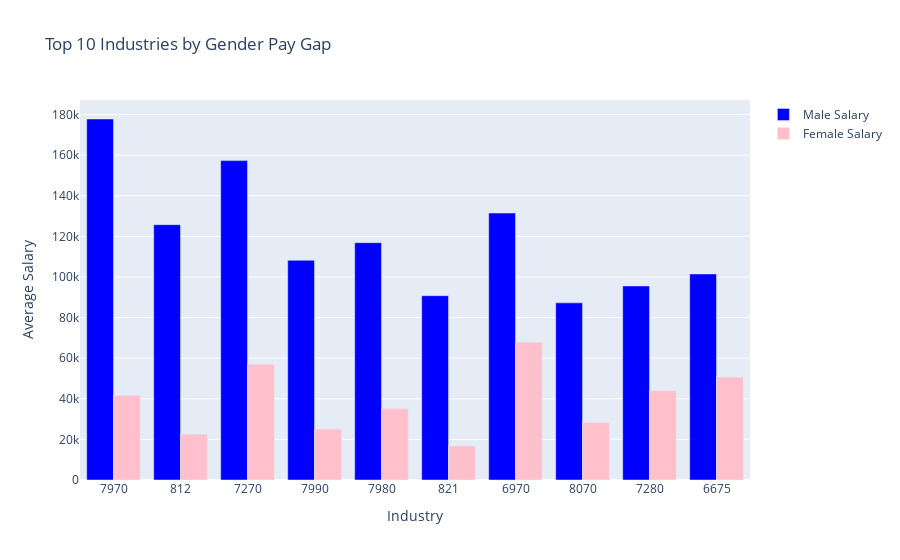

Notebook cell for this chart:
### Code cell
#Group by industry and gender, and calculate the average salary
grouped_data = (combined_df
                .groupBy('ind', 'sex_1')
                .agg(F.mean('incwage').alias('avg_incwage')))

# Pivot the DataFrame to get a wide format with genders as columns
grouped_data = grouped_data.groupBy('ind').pivot('sex_1', ['male', 'female']).agg(F.first('avg_incwage'))

#Calculate the pay gap (male salary - female salary)
grouped_data = grouped_data.withColumn('pay_gap', grouped_data['male'] - grouped_data['female'])

#Sort by the largest pay gap and select the top 10
top_10_industries = grouped_data.sort('pay_gap', ascending=False).limit(10)

#Convert to Pandas DataFrame for plotting if needed
top_10_industries_pd = top_10_industries.toPandas()

# Now you can plot using Plotly as before
import plotly.graph_objects as go

fig = go.Figure()

# Add male salaries
fig.add_trace(go.Bar(
    x=top_10_industries_pd['ind'], 
    y=top_10_industries_pd['male'], 
    name='Male Salary',
    marker_color='blue',
    hovertemplate='Industry: %{x}<br>Male Salary: %{y}<extra></extra>'
))

# Add female salaries
fig.add_trace(go.Bar(
    x=top_10_industries_pd['ind'], 
    y=top_10_industries_pd['female'], 
    name='Female Salary',
    marker_color='pink',
    hovertemplate='Industry: %{x}<br>Female Salary: %{y}<extra></extra>'
))

# Customize layout
fig.update_layout(
    title='Top 10 Industries by Gender Pay Gap',
    xaxis_title='Industry',
    yaxis_title='Average Salary',
    barmode='group',
    hovermode='x unified'
)

# Show plot
fig.show()

### Figure 1 — Plotly figure (JSON) as saved in the notebook; plotly's stock layout.template omitted (floating-point values rounded to 4 significant figures)
{"data": [{"hovertemplate": "Industry: %{x}<br>Male Salary: %{y}<extra></extra>", "marker": {"color": "blue"}, "name": "Male Salary", "type": "bar", "x": ["7970", "812", "7270", "7990", "7980", "821", "6970", "8070", "7280", "6675"], "y": [177800.0, 125800.0, 157300.0, 108200.0, 116900.0, 90780.0, 131500.0, 87260.0, 95590.0, 101500]}, {"hovertemplate": "Industry: %{x}<br>Female Salary: %{y}<extra></extra>", "marker": {"color": "pink"}, "name": "Female Salary", "type": "bar", "x": ["7970", "812", "7270", "7990", "7980", "821", "6970", "8070", "7280", "6675"], "y": [41800.0, 22620.0, 57040.0, 25130.0, 35180.0, 16810.0, 67940.0, 28300.0, 44030.0, 50700]}], "layout": {"barmode": "group", "hovermode": "x unified", "title": {"text": "Top 10 Industries by Gender Pay Gap"}, "xaxis": {"title": {"text": "Industry"}}, "yaxis": {"title": {"text": "Average Salary"}}}}
